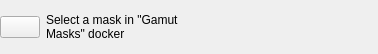
<?xml version="1.0" encoding="UTF-8"?>
<ui version="4.0">
 <class>wdgGamutMaskToolbar</class>
 <widget class="QWidget" name="wdgGamutMaskToolbar">
  <property name="geometry">
   <rect>
    <x>0</x>
    <y>0</y>
    <width>378</width>
    <height>54</height>
   </rect>
  </property>
  <property name="windowTitle">
   <string>Form</string>
  </property>
  <layout class="QHBoxLayout" name="horizontalLayout">
   <property name="leftMargin">
    <number>0</number>
   </property>
   <property name="topMargin">
    <number>0</number>
   </property>
   <property name="rightMargin">
    <number>0</number>
   </property>
   <property name="bottomMargin">
    <number>0</number>
   </property>
   <item>
    <widget class="QPushButton" name="bnToggleMask">
     <property name="toolTip">
      <string>Toggle gamut mask</string>
     </property>
     <property name="text">
      <string/>
     </property>
     <property name="checkable">
      <bool>true</bool>
     </property>
    </widget>
   </item>
   <item>
    <widget class="QLabel" name="labelMaskName">
     <property name="sizePolicy">
      <sizepolicy hsizetype="Expanding" vsizetype="Preferred">
       <horstretch>0</horstretch>
       <verstretch>0</verstretch>
      </sizepolicy>
     </property>
     <property name="text">
      <string>Select a mask in &quot;Gamut Masks&quot; docker</string>
     </property>
     <property name="wordWrap">
      <bool>true</bool>
     </property>
    </widget>
   </item>
   <item>
    <widget class="KisSliderSpinBox" name="rotationSlider" native="true">
     <property name="sizePolicy">
      <sizepolicy hsizetype="Expanding" vsizetype="Preferred">
       <horstretch>0</horstretch>
       <verstretch>0</verstretch>
      </sizepolicy>
     </property>
    </widget>
   </item>
  </layout>
 </widget>
 <customwidgets>
  <customwidget>
   <class>KisSliderSpinBox</class>
   <extends>QWidget</extends>
   <header>kis_slider_spin_box.h</header>
   <container>1</container>
  </customwidget>
 </customwidgets>
 <resources/>
 <connections/>
</ui>
